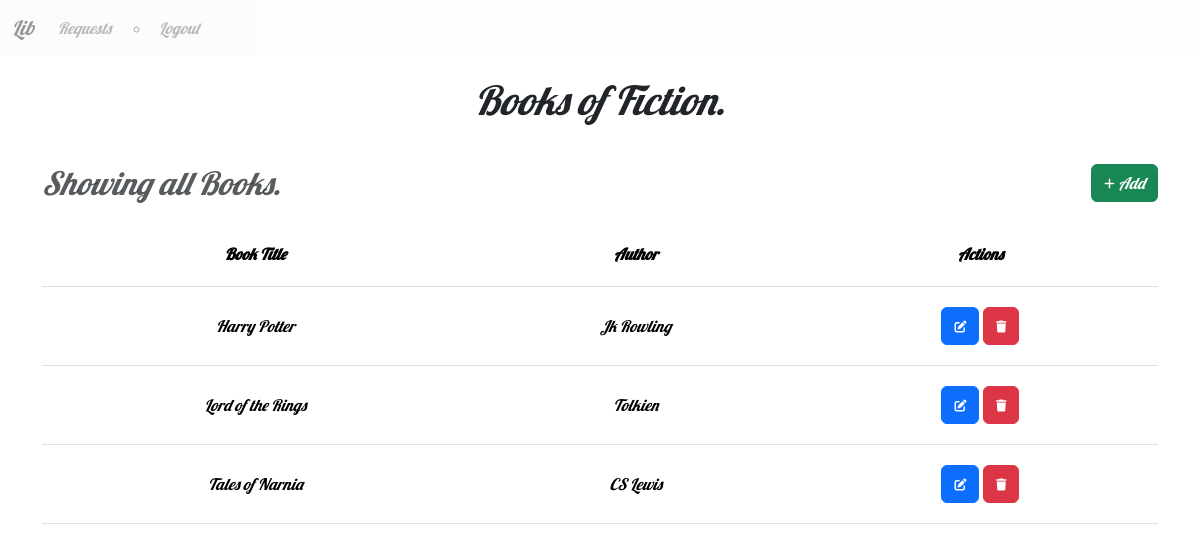
The app's page /section/1/show (signed in) with its own data.
### models.py (models this page shows)
class Section(db.Model):
    id = db.Column(db.Integer,primary_key=True)
    name = db.Column(db.String[32],unique=True,nullable=False)
    date_created = db.Column(db.Date, nullable=False)
    desc = db.Column(db.String[512], nullable=True)
    books = db.relationship('Book',backref='section',lazy=True)

class Book(db.Model):
    id = db.Column(db.Integer,primary_key=True)
    title = db.Column(db.String[64], nullable=False)
    author = db.Column(db.String[64], nullable=False)
    section_id = db.Column(db.Integer, db.ForeignKey('section.id'),nullable=False)

### routes.py (the view)
@app.route('/section/<int:id>/show')
@admin_required
def show_section(id):
    return render_template('section/show.html',user = User.query.get(session['user_id']),section = Section.query.get(id))

### routes.py (called while the page is built)
def admin_required(func):
    @wraps(func)
    def inner(*args,**kwargs):
        if 'user_id' not in session:
            flash('Please Login.')
            return redirect(url_for('login'))
        user = User.query.get(session['user_id'])
        if not user.is_admin:
            flash('Not Authorized')
            return redirect(url_for('index'))
        return func(*args,**kwargs)
    return inner

### templates/section/show.html (shortened to what this page needs)
{% extends 'layout.html' %}
{% block content %}
    <h1>Books of {{section.name}}.</h1>
    <div class="Heading">
        <h2 class="text-muted">
            <em>
                Showing all Books.
            </em>
        </h2>
        <a class="btn btn-success" href="{{url_for('add_books',section_id=section.id)}}">
            <i class="fas fa-plus fa-xs"></i>
            Add
        </a>
    </div>
    <table class="table">
        <thead>
            <tr>
                <th>Book Title</th>
                <th>Author</th>
                <th>Actions</th>
            </tr>
        </thead>
        <tbody>
            {% for book in section.books %}
                <tr>
                    <td>{{book.title}}</td>
                    <td>{{book.author}}</td>
                    <td>
                        <a href="{{url_for('edit_book', book_id=book.id)}}" class="btn btn-primary">
                            <i class="fas fa-edit fa-xs"></i>
                        </a>
                        <a href="{{url_for('delete_book', book_id=book.id)}}" class="btn btn-danger">
                            <i class="fas fa-trash fa-xs"></i>
                        </a>
                    </td>
                </tr>
            {% endfor %}
        </tbody>
    </table>
</div>
{% endblock %}

### templates/layout.html (style rules this page uses)
body { padding: 0; font-family: "Lobster", sans-serif;; font-style: italic; background-image: url("https://images-wixmp-ed30a86b8c4ca887773594c2.wixmp.com/f/995c316d-76de-4c61-afcc-6fbd6924a53a/d8e4ypl-75e85453-7dbe-4323-a8ae-674d59698532.png/v1/fill/w_1198,h_667,q_70,strp/let_the_wind_carry_us_by_auroralion_d8e4ypl-pre.jpg?token=eyJ0eXAiOiJKV1QiLCJhbGciOiJIUzI1NiJ9.eyJzdWIiOiJ1cm46YXBwOjdlMGQxODg5ODIyNjQzNzNhNWYwZDQxNWVhMGQyNmUwIiwiaXNzIjoidXJuOmFwcDo3ZTBkMTg4OTgyMjY0MzczYTVmMGQ0MTVlYTBkMjZlMCIsIm9iaiI6W1t7ImhlaWdodCI6Ijw9ODg5IiwicGF0aCI6IlwvZlwvOTk1YzMxNmQtNzZkZS00YzYxLWFmY2MtNmZiZDY5MjRhNTNhXC9kOGU0eXBsLTc1ZTg1NDUzLTdkYmUtNDMyMy1hOGFlLTY3NGQ1OTY5ODUzMi5wbmciLCJ3aWR0aCI6Ijw9MTU5NiJ9XV0sImF1ZCI6WyJ1cm46c2VydmljZTppbWFnZS5vcGVyYXRpb25zIl19.lUQKvbjBX7U3n3uMMMiEbNyBCDPhTQmDoLBo0CdPJ5c"); background-size: cover; }

### templates/section/show.html (style rules this page uses)
.Heading { display: flex; justify-content: space-between; align-items: center; }
h1, h2 { text-align: center; margin-bottom: 20px; margin-top: 20px; }
.table { width: 100%; }
.table thead th { vertical-align: middle; text-align: center; padding: 20px; }
.table tbody tr td { vertical-align: middle; text-align: center; padding: 20px; }

### records on screen
Section: name "Fiction"
Book: title "Harry Potter", author "Jk Rowling"
Book: title "Lord of the Rings", author "Tolkien"
Book: title "Tales of Narnia", author "CS Lewis"
